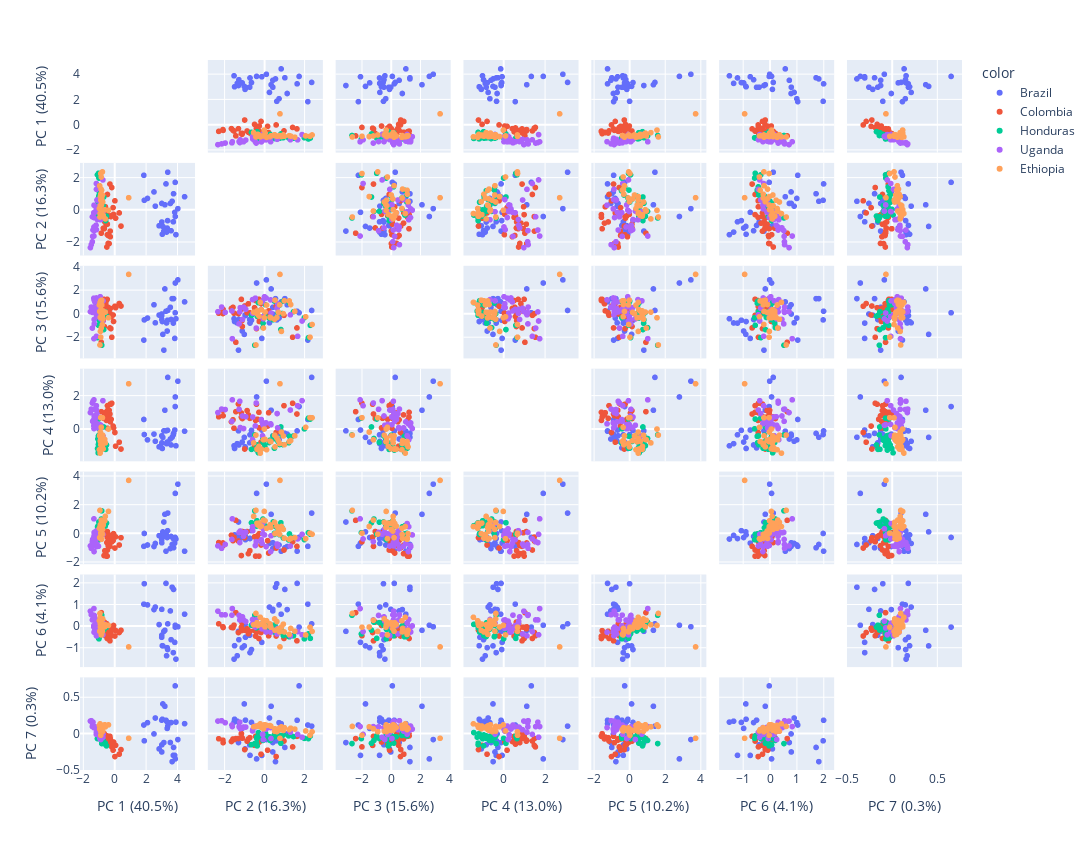

The code cell stored with this chart in its notebook:
### Code cell
# PCA Scatter Matrix
labels = {
    str(i): f"PC {i+1} ({var:.1f}%)"
    for i, var in enumerate(pca.explained_variance_ratio_ * 100)
}

fig = px.scatter_matrix(
    principalComponents,
    labels=labels,
    dimensions=range(7),
    color=df["Country"],
    height=850,
    width=1300
)

fig.update_traces(diagonal_visible=False)
fig.show()
